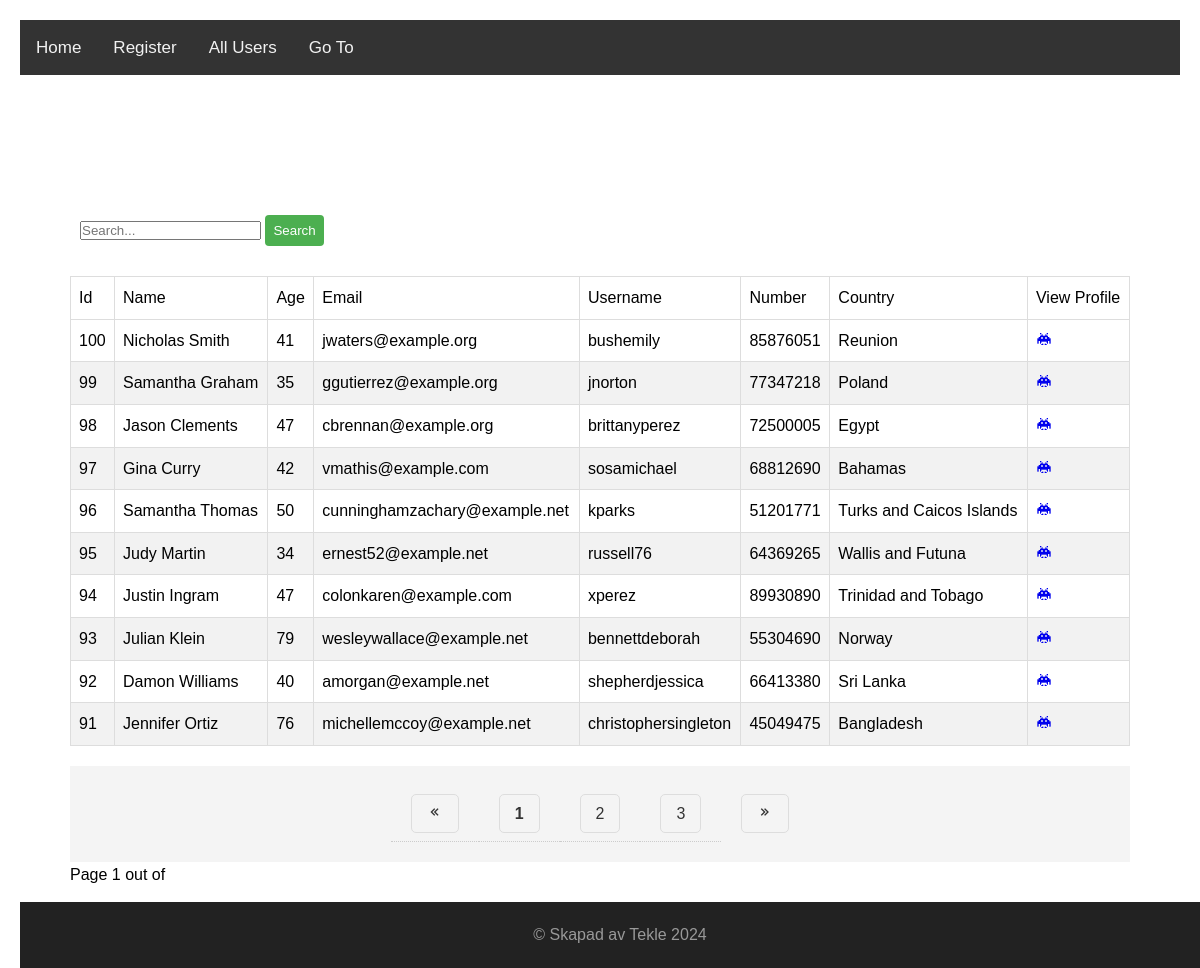
Screenshot of /allusers with the database file from the repository.
### models.py (models this page shows)
class User(db.Model):
    id = db.Column(db.Integer, primary_key=True)
    name = db.Column(db.String(100))
    age = db.Column(db.Integer)
    email = db.Column(db.String(128), unique=True)
    username = db.Column(db.String(128), unique=True)
    phone = db.Column(db.String(128))
    country = db.Column(db.String(100))

### app.py (the view)
@app.route("/allusers")
def all_users():
    q = request.args.get('q', '')
    sort_column = request.args.get('sort_column', 'id')
    sort_order = request.args.get('sort_order', 'desc')
    page = request.args.get('page', 1, type=int)
    users = User.query.filter(
        User.name.like("%" + q + "%") |
        User.email.like("%" + q + "%") |
        User.age.like("%" + q + "%") |
        User.username.like("%" + q + "%") |
        User.phone.like("%" + q + "%")
    )
    if sort_column == 'name':
        sort_by = User.name
    elif sort_column == 'age':
        sort_by = User.age
    elif sort_column == 'username':
        sort_by = User.username
    elif sort_column == 'phone':
        sort_by = User.phone
    elif sort_column == 'email':
        sort_by = User.email
    elif sort_column == 'country':
        sort_by = User.country
    else:
        sort_by = User.id
    if sort_order == 'asc':
        sort_by = sort_by.asc()
    elif sort_order == 'desc':
        sort_by = sort_by.desc()
    users = users.order_by(sort_by)
    pa_obj = users.paginate(page=page, per_page=10, error_out=True)
    return render_template(
        'users.html',
        list_of_users=pa_obj.items,
        q=q,
        sort_order=sort_order,
        sort_column=sort_column,
        pagination=pa_obj,
        page=page,
        nr_pages=pa_obj.pages,
        has_next=pa_obj.has_next,
        has_prev=pa_obj.has_prev
    )

### templates/users.html (shortened to what this page needs)
{% extends "base.html"%}
{% block content %}
<div class="container">
   <form method="get">
      <div class="search-box">
          <input type="text" name="q" placeholder="Search..." required value="{{q}}">
          <button class="search-button" type="submit">Search</button>
      </div>
  </form>
   <table class="table table-bordered">
      <thead class="table th">
         <tr>
            <td>Id
            </td>
            <td>Name
            </td>
            <td>Age
            </td>
            <td>Email
            </td>
            <td>Username
            </td>
            <td>Number
            </td>
            <td>Country
            </td>
            <td>
               View Profile
            </td>
         </tr>
      </thead>
      {% for user in list_of_users %}
      <tr>
         <td>{{user.id}}</td>
         <td>{{user.name}}</td>
         <td>{{user.age}} </td>
         <td>{{user.email}}</td>
         <td>{{user.username}}</td>
         <td>{{user.phone}}</td>
         <td>{{user.country}}</td>
         <td><a href="{{url_for('user_page', user_id=user.id)}}"><i class='bx bxs-invader'></i></a></td>
      </tr>
      {% endfor %}
   </table>
   <nav aria-label="Page navigation example">
      <ul class="pagination">
          {% if nr_pages !=1 %}
              {% if has_prev %}
              <li class="page-item">
                  <a class="page-link" href="{{url_for('all_users', sort_column = sort_column, sort_order = sort_order, q=q, page = page - 1)}}" aria-label="Föregående">
                      <i class='bx bx-chevrons-left'></i>
                  </a>
              </li>
              {% else %}
              <li class="page-item disabled">
                  <a class="page-link"><i class='bx bx-chevrons-left'></i></box-icon></a>
              </li>
              {% endif %}
              {% for page in pagination.iter_pages(left_edge=0, right_edge=0, left_current=2, right_current=2) %}
                  {% if page %}
                      {% if page != pagination.page %}
                      <li class="page-item">
                          <a class="page-link" href="{{url_for('all_users', sort_column = sort_column, sort_order = sort_order, q=q, page = page)}}">{{ page }}</a>
                      </li>
                      {% else %}
                      <li class="page-item active">
                          <a class="page-link"><strong>{{ page }}</strong></a>
                      </li>
                      {% endif %}
                  {% endif %}
              {% endfor %}
              {% if has_next %}
                  <li class="page-item">
                      <a class="page-link" href="{{url_for('all_users', sort_column = sort_column, sort_order = sort_order, q=q, page = page + 1)}}">
                          <i class='bx bx-chevrons-right'></i>
                      </a>
                  </li>
              {% else %}
                  <li class="page-item disabled">
                      <a class="page-link"><i class='bx bx-chevrons-right'></i></a>
                  </li>
              {% endif %}
          {% endif %}
      </ul>
      <p>Page {{page}} out of {{pages}}</p>
   </nav>
</div>
{% endblock %}

### templates/base.html (shortened to what this page needs)
<!DOCTYPE html>
<html lang="sv">
<head>
    <link rel="stylesheet" href="{{ url_for('static', filename='style.css') }}">
    <link href='https://unpkg.com/boxicons@2.1.4/css/boxicons.min.css' rel='stylesheet'>
</head>
<body>
    <div class="content-wrap">
        <div class="navbar">
            <a href="/">Home</a>
            <a href="{{url_for('register_new_user')}}">Register</a>
            <a href="{{url_for('all_users', sort_order='asc', sort_column='id', q = q)}}">All Users</a>
            <a href="{{url_for('goto_user')}}">Go To</a>
        </div>
        <div class="content">
            {% block content %}{% endblock %}
        </div>
    </div>
    <footer class="site-footer">
        <p> © Skapad av Tekle 2024 </p>
    </footer>
</body>
</html>

### static/style.css (style rules this page uses)
* { margin: 0; padding: 0; box-sizing: border-box; }
html, body { height: 100%; margin: 0; }
body { font-family: 'Arial', sans-serif; line-height: 1.6; margin: 20px; }
.container { max-width: 1100px; margin: auto; padding: 20px; overflow: auto; }
.navbar { overflow: hidden; background-color: #333; }
.navbar a { float: left; color: #f2f2f2; text-align: center; padding: 14px 16px; text-decoration: none; font-size: 17px; }
.content-wrap { min-height: calc(100% - 80px); padding-bottom: 40px; position: relative; }
.content { margin-top: 90px; padding: 20px; }
.site-footer { background-color: #222; color: white; text-align: center; padding: 20px 0; position: fixed; bottom: 0; width: 100%; }
.site-footer p { margin: 0; color: #999; }
ul { list-style: none; background: #f4f4f4; margin-top: 20px; }
ul li { padding: 15px; border-bottom: 1px #ccc dotted; }
ul li:last-child { border-bottom: none; }
ul li a { text-decoration: none; color: blue; }
.table { width: 100%; border-collapse: collapse; }
.table td, .table th { border: 1px solid #ddd; padding: 8px; }
.table tr:nth-child(even) { background-color: #f2f2f2; }
.search-box { padding: 10px; margin-bottom: 20px; }
.search-button { width: auto; max-width: 200px; padding: 8px; background-color: #4CAF50; color: white; border: none; border-radius: 4px; cursor: pointer; display: inline-block; }
.pagination { display: flex; justify-content: center; padding: 20px; }
.page-link { padding: 10px 15px; margin: 0 5px; border: 1px solid #ddd; color: #333; text-decoration: none; border-radius: 5px; }
a { text-decoration: none; }

### rows the page displays
User: id "100", name "Nicholas Smith", age "41", email "jwaters@example.org", username "bushemily", phone "85876051", country "Reunion"
User: id "99", name "Samantha Graham", age "35", email "ggutierrez@example.org", username "jnorton", phone "77347218", country "Poland"
User: id "98", name "Jason Clements", age "47", email "cbrennan@example.org", username "brittanyperez", phone "72500005", country "Egypt"
User: id "97", name "Gina Curry", age "42", email "vmathis@example.com", username "sosamichael", phone "68812690", country "Bahamas"
User: id "96", name "Samantha Thomas", age "50", email "cunninghamzachary@example.net", username "kparks", phone "51201771", country "Turks and Caicos Islands"
User: id "95", name "Judy Martin", age "34", email "ernest52@example.net", username "russell76", phone "64369265", country "Wallis and Futuna"
User: id "94", name "Justin Ingram", age "47", email "colonkaren@example.com", username "xperez", phone "89930890", country "Trinidad and Tobago"
User: id "93", name "Julian Klein", age "79", email "wesleywallace@example.net", username "bennettdeborah", phone "55304690", country "Norway"
User: id "92", name "Damon Williams", age "40", email "amorgan@example.net", username "shepherdjessica", phone "66413380", country "Sri Lanka"
User: id "91", name "Jennifer Ortiz", age "76", email "michellemccoy@example.net", username "christophersingleton", phone "45049475", country "Bangladesh"

### other values shown
{{ page }} "1"
{{ page }} "2" "3"
